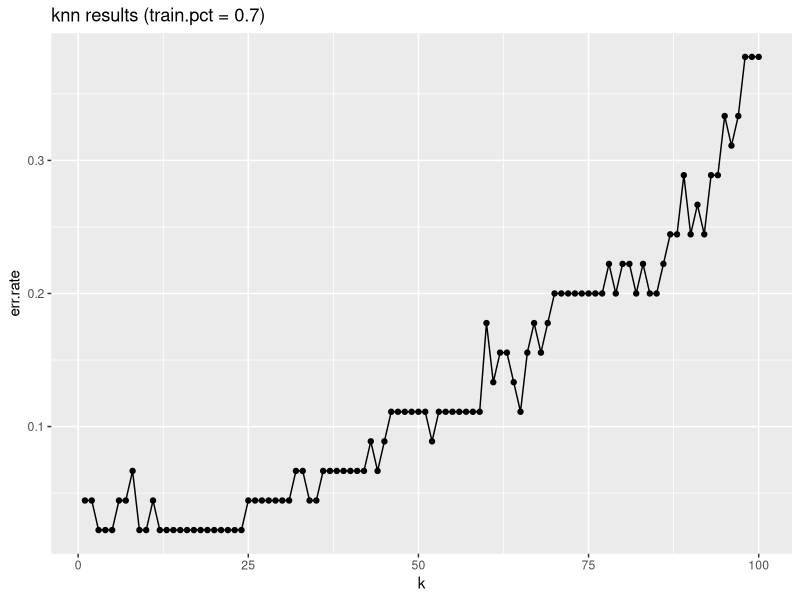
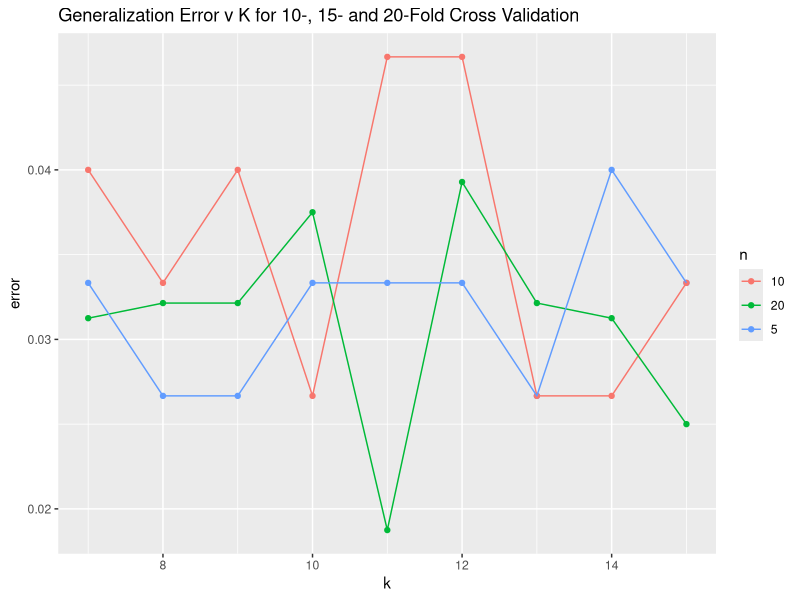

R code for these plots, in order:
# Load required library
library(class)
library(ggplot2)

#################################################
# PREPROCESSING #
#################################################

data <- iris                # create copy of iris dataframe
labels <- data$Species      # store labels
data$Species <- NULL        # remove labels from feature set (note: could
# alternatively use neg indices on column index in knn call)

#################################################
# TRAIN/TEST SPLIT
#################################################

set.seed(1)         # initialize random seed for consistency
# NOTE -- run for various seeds --> need for CV!

train.pct <- 0.7    # pct of data to use for training set
N <- nrow(data)     # total number of records (150)

train.index <- sample(1:N, train.pct * N)       # random sample of records (training set)

train.data <- data[train.index, ]       # perform train/test split
test.data <- data[-train.index, ]       # note use of neg index...different than Python!

train.labels <- as.factor(as.matrix(labels)[train.index, ])     # extract training set labels
test.labels <- as.factor(as.matrix(labels)[-train.index, ])     # extract test set labels

#################################################
# APPLY MODEL
#################################################

err.rates <- data.frame()       # initialize results object

max.k <- 100
for (k in 1:max.k)              # perform fit for various values of k
{
  knn.fit <- knn(train = train.data,          # training set
                 test = test.data,           # test set
                 cl = train.labels,          # true labels
                 k = k                       # number of NN to poll
  )
  
  cat('\n', 'k = ', k, ', train.pct = ', train.pct, '\n', sep='')     # print params
  print(table(test.labels, knn.fit))          # print confusion matrix
  
  this.err <- sum(test.labels != knn.fit) / length(test.labels)    # store gzn err
  err.rates <- rbind(err.rates, this.err)     # append err to total results
}

#################################################
# OUTPUT RESULTS
#################################################

results <- data.frame(1:max.k, err.rates)   # create results summary data frame
names(results) <- c('k', 'err.rate')        # label columns of results df

# create title for results plot
title <- paste('knn results (train.pct = ', train.pct, ')', sep='')

# create results plot
results.plot <- ggplot(results, aes(x=k, y=err.rate)) + geom_point() + geom_line()
results.plot <- results.plot + ggtitle(title)

# draw results plot (note need for print stmt inside script to draw ggplot)
print(results.plot)

#################################################
# HOMEWORK
#################################################

knn.nfold <- function(n, k, data.set=data, label.set=labels) 
{ 
  # create n-fold partition of dataset 
  data.pool <- data.set                            # initialize data pool to be partitioned
  fold.list <- list()                              # initialize object to store each fold
  N <- nrow(data.set)                              # obtain total no. of rows in dataset
  r = N%%n                                         # calculate remainder of total rows/no. of folds,these r remainder rows will be distributed between folds
  for (x in 1:n)                                   # create partition for n folds
  {
      ifelse(x<=r,req.rows <-(floor(N/n)+1), req.rows <- floor(N/n))  # condition to distribute the remainder rows to the first r folds    
      set.seed(x)                                        # initialize random seed for repeatability, changes for each fold
      fold.index <- sample(1:nrow(data.pool), req.rows)  # obtain random sample of indices from data pool
      new.fold <- data.pool[fold.index, ]                # initialize fold from random indices
      fold.list[[x]] <- new.fold                         # add new fold to list of folds
      data.pool <- data.pool[-fold.index,]               # remove new fold data from data pool
    
  }
  # perform knn classification n times 
  fold.errs <- data.frame()       # initialize results object
  for (x in 1:n)                  # perform fit for n-folds
  {
    test.index <- as.integer(rownames(fold.list[[x]]))           # obtain indices of the test set (current fold)
    test.labels <- factor()
    levels(test.labels) <- levels(label.set)                     # ensure all levels are present in test labels to compare with knn.fit
    test.labels <- (as.matrix(labels)[test.index, ])             # extract test labels from list of all labels
    knn.fit <- knn(train = data.set[-test.index,],               # training set (excludes current test fold)
                   test = fold.list[[x]],                        # test set (current fold)
                   cl = label.set[-test.index],                  # true labels, excluding test fold labels
                   k = k                                         # number of NN to poll
    )
    this.err <- sum(test.labels != knn.fit) / length(test.labels)    # store gzn err
    print(table(test.labels, knn.fit))                               # print confusion matrix
    cat('\n', '    k = ', k, ', fold ', x, ' of ', n,': error rate = ', this.err,'\n\n', sep='')     # print params and fold error
        
    fold.errs <- rbind(fold.errs, this.err)     # append err to total results
  }
  # n-fold generalization error = average over all iterations
  names(fold.errs)  <- "error"                                # name column in results object
  mean.error = mean(fold.errs$error)                          # calculate mean error over all results
  cat('\n', 'KNN Classification with k = ', k, '\n')          # print params
  cat('\n', 'Mean generalization error rate using', n,'- fold cross validation = ', mean.error, '\n\n')   # print mean error
  return (mean.error)
}

# test the k value range of interest (7-15) from earlier plot with 5-, 10- and 20-fold cross validation
test.fold = data.frame()
for (n in c(5, 10, 20))
{  
  for (k in 7:15)
  {  
    result <- c(k, n, knn.nfold(n, k))
    test.fold <- rbind(test.fold, result)
  }
}
names(test.fold) <- c("k", "n", "error")
test.fold

# create test results plot
test.fold$n <- as.character(test.fold$n)    
test.plot <- ggplot(test.fold, aes(x=k, y=error, group = n, colour = n)) + geom_point() + geom_line()
test.plot <- test.plot + ggtitle("Generalization Error v K for 10-, 15- and 20-Fold Cross Validation")

# draw results plot
print(test.plot)


